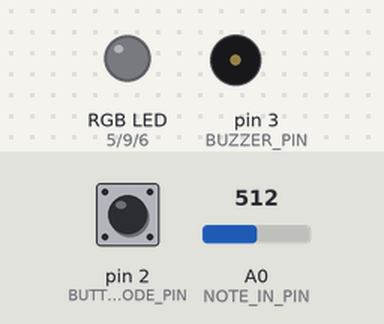
Simulated run of this sketch. Board: Arduino Uno, built with avr-gcc and run on an emulated ATmega328P. Shown: an RGB LED mixed from three pins (HIGH = lit), buzzer (waves = sounding). The test bench sets the inputs (shaded band); at power-on: pin 2 (BUTTON_MODE_PIN) LOW, A0 (NOTE_IN_PIN) = 512.

Above: at 1.8 s.
1.9 s: pin 2 (BUTTON_MODE_PIN) pulled HIGH for 0.6 s
At 2.9 s:
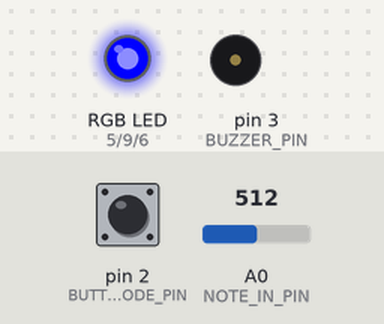
5.0 s: pin 2 (BUTTON_MODE_PIN) pulled HIGH for 1 s
At 5.9 s:
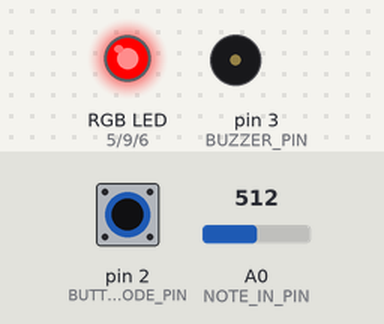
8.0 s: pin 2 (BUTTON_MODE_PIN) pulled HIGH for 0.6 s
At 8.9 s:
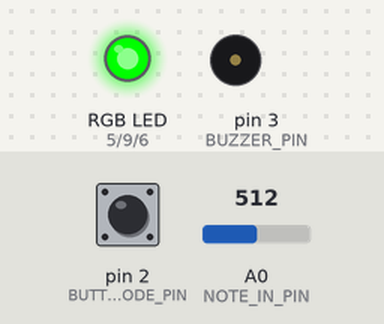
11.0 s: pin 2 (BUTTON_MODE_PIN) pulled HIGH for 3.2 s
At 12.3 s:
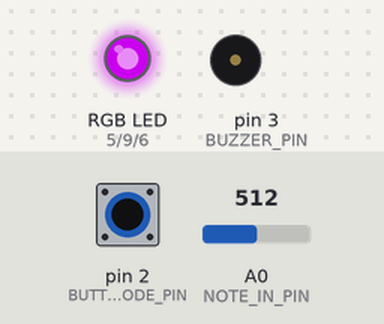
15.7 s: A0 (NOTE_IN_PIN) set to 0
At 16.7 s:
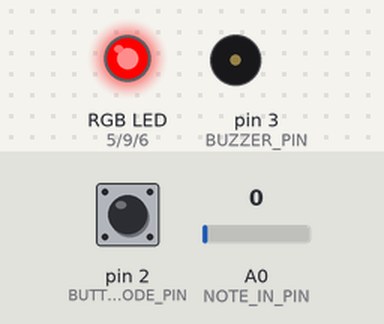
17.2 s: A0 (NOTE_IN_PIN) set to 26
At 17.85 s:
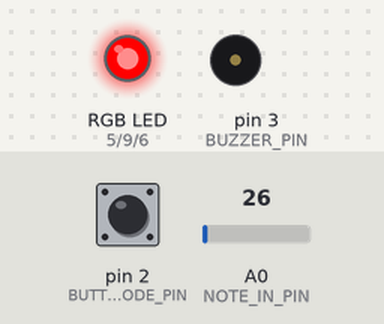
Timing chart, 0 to 21.2 s (numbered marks = the images above; inputs shaded):
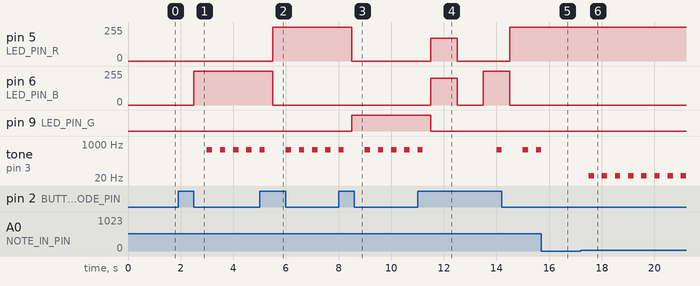

Measured:
- after the input at 1.9 s, pin 6 (LED_PIN_B): 0/255 → 255/255 after 0.60 s; tone on pin 3 (BUZZER_PIN): alternates 512 Hz for 0.20 s and silent for 0.30 s, starting after 1.1 s
- after the input at 5.0 s, pin 5 (LED_PIN_R): 0/255 → 255/255 after 0.50 s; pin 6 (LED_PIN_B): 255/255 → 0/255 after 0.50 s
- after the input at 8.0 s, pin 5 (LED_PIN_R): 255/255 → 0/255 after 0.50 s; pin 9 (LED_PIN_G): LOW → HIGH after 0.50 s
- after the input at 11.0 s, pin 5 (LED_PIN_R): 0/255 → 170/255 after 0.50 s, → 0/255 1.0 s later, → 255/255 2.0 s later; pin 6 (LED_PIN_B): 0/255 → 200/255 after 0.50 s, → 0/255 1.0 s later, → 255/255 1.0 s later, → 0/255 1.0 s later; pin 9 (LED_PIN_G): HIGH → LOW after 0.50 s
- after the input at 15.7 s, tone on pin 3 (BUZZER_PIN): goes on until 15.7 s, then stays silent
- after the input at 17.2 s, tone on pin 3 (BUZZER_PIN): alternates 26 Hz for 0.20 s and silent for 0.30 s, starting after 0.31 s

The sketch:

RobertoGutierrez_ButtonMode_EtudeThree.ino
```cpp
/**********************ETUDE 2 CART 360 2017*******************************
 * WELCOME!
 * THE PURPOSE OF THIS EXERCISE IS TO DESIGN A VERY SIMPLE KEYBOARD (5 KEYS)
 * WHICH ALLOWS YOU TO PLAY LIVE, RECORD, AND PLAYBACK SINGLE NOTES (NO CHORDS).
 * THERE WILL BE A BUTTON WHICH WHEN PRESSED WILL TAKE THE USER TO THE NEXT MODE:
 * THERE ARE 5 POSSIBLE MODES
 * 0 ==  reset    ==   led off == also resets
 * 1 ==  live     ==   led BLUE
 * 2 ==  record   ==   led RED
 * 3 ==  play     ==   led GREEN
 * 4 ==  looper   ==   led PURPLE
 *
 * ADDITIONALLY - WHEN THE USER CHANGES MODE,
 * THE RGB LED WILL CHANGE COLOR (ACCORDING TO THE SPECIFICATIONS)

 * PLEASE FOLLOW THE INSTRUCTIONS IN THE COMMENTS:
 * DO NOT ADD ANY MORE FUNCTION DEFINITIONS
 * ONLY IMPLEMENT THE FUNCTION DEFINITIONS SUPPLIED
 * THERE IS NO NEED TO ADD ANY NEW VARIABLES OR CONSTANTS
 * PROVIDE COMMENTS FOR ANY OF THE CODE IMPLEMENTED
 * GOOD LUCK!
 */
/**** CONSTANTS ********************************************************/

#define BUTTON_MODE_PIN 2 // Button to change the mode

// constants for RGB LED
#define LED_PIN_R 5 // R PIN
#define LED_PIN_G 9 // G PIN
#define LED_PIN_B 6 // B PIN

// constant for note in (button-resistor ladder on breadboard)
# define NOTE_IN_PIN A0

//constant for max number of notes in array
#define MAX_NOTES 16

// a constant for duration
const int duration = 200;

// constant for pin to output for buzzer
#define BUZZER_PIN 3 // PWM

/******** VARIABLES *****************************************************/
// counter for how many notes we have
int countNotes = 0;
int mode = 0; // start at off
// array to hold the notes played (for record/play mode)
int notes [MAX_NOTES];

/*************************************************************************/


/**********************SETUP() DO NOT CHANGE*******************************/
// Declare pin mode for the single digital input
void setup()
{
  pinMode(BUTTON_MODE_PIN, INPUT);
}

/**********************LOOP() DO NOT CHANGE *******************************
 * INSTRUCTIONS:
 * There is NO NEED to change the loop - it establishes the flow of the program
 * We call here 3 functions repeatedly:
 * 1: chooseMode(): this function will determine the mode that your program is in
 * based on if the button (linked to the BUTTON_MODE_PIN) was pressed
 * 2: setRGB(): will set the color of the RGB LED based on the value of the mode variable
 * 3: selectMode(): will determine which function to call based on the value of the mode variable

**************************************************************************/
void loop()
{
  chooseMode();
  setRGB();
  selectMode();
}
/******************CHOOSEMODE(): IMPLEMENT *********************************
 * INSTRUCTIONS:
 * Read the value from the Button (linked to the BUTTON_MODE_PIN) and
 * if is being pressed then change the mode variable.
 * REMEMBER:
 * mode == 0 is reset
 * mode == 1 is live
 * mode == 2 is record
 * mode == 3 is play
 * mode == 4 is loopMode
 * Every time the user presses the button, the program will go to the next mode,
 * once it reaches 4, it should go back to mode == 0.
 * (i.e. if mode ==2 and we press, then mode ==3) ...
**************************************************************************/
void chooseMode(){
  if(digitalRead(BUTTON_MODE_PIN)) {
    if(mode == 0){
      mode = 1;
      delay (500);
    } else if(mode == 1){
      mode = 2;
      delay (500);
    } else if(mode == 2){
      mode = 3;
      delay (500);
    } else if(mode == 3){
      mode = 4;
      delay (500);
    } else if(mode == 4){
      mode = 0;
      delay (500);
    }
    /* a lot of else and if statements in order to change
    modes depending on the current mode when the button is
    pressed */
  }
}

/******************SETRGB(): IMPLEMENT *********************************
 * INSTRUCTIONS:
 * Depending on the value of the mode variable:
 * if the mode is 0 - RGB LED IS OFF
 * if the mode is 1 - RGB LED IS BLUE
 * if mode is 2 - RGB LED IS RED
 * if mode is 3 - RGB LED IS GREEN
 * if mode is 4 - RGB LED iS PURPLE
 * YOU MUST USE A SWITCH CASE CONSTRUCT (NOT A SERIES OF IF / ELSE STATEMENTS
**************************************************************************/
void setRGB()
{
  if(mode == 0) {
    analogWrite(LED_PIN_R, 0);
    analogWrite(LED_PIN_G, 0);
    analogWrite(LED_PIN_B, 0); //no change, dont turn on LED
    delay (500);
  }
  else if(mode == 1) {
    analogWrite(LED_PIN_R, 0);
    analogWrite(LED_PIN_G, 0);
    analogWrite(LED_PIN_B, 255); //send signal to the Blue Pin
    delay (500);
  }
  else if(mode == 2) {
    analogWrite(LED_PIN_R, 255); //send signal to Red Pin
    analogWrite(LED_PIN_G, 0);
    analogWrite(LED_PIN_B, 0);
    delay (500);
  }

  else if(mode == 3) {
    analogWrite(LED_PIN_R, 0);
    analogWrite(LED_PIN_G, 255); //send signal to Green Pin
    analogWrite(LED_PIN_B, 0);
    delay (500);
  }

   else if(mode == 4) {
    analogWrite(LED_PIN_R, 170); //send signal to Red Pin
    analogWrite(LED_PIN_G, 0);
    analogWrite(LED_PIN_B, 200); //and Blue Pin to make Purple
    delay (500);
  }
}
/**********************SELECTMODE() DO NOT CHANGE *******************************
 * INSTRUCTIONS:
 * There is NO NEED to change this function - it selects WHICH function should run based on the mode variable
 * There are 4 possibilities
 * 1: reset(): this function will reset any arrays etc, and will do nothing else
 * 2: live(): this function will play the corresponding notes
 * to the user pressing the respective buttons.
 * NOTE:: the notes played are NOT stored
 * 3: record(): this function will play the corresponding notes
 * to the user pressing the respective buttons
 * AND will STORE up to 16 consecutive notes in an array.
 * 4: play(): this function will playback any notes stored in the array that were recorded
 * in the previous mode
 * 5: loopMode(): this function will playback any notes stored in the array that were recorded,
 * BUT unlike the previous mode, you can choose in which sequence the notes are played.
 * REQUIRED: only play notes from the array (no live stuff)

******************************************************************************/
void selectMode()
{
  if(mode == 0) {
    reset();
  }
  else if(mode == 1) {
    live();
  }
  else if(mode == 2) {
    record();
  }

  else if(mode == 3) {
    play();
  }

   else if(mode == 4) {
    looper();
  }
}
/******************RESET(): IMPLEMENT **************************************
 * INSTRUCTIONS:
 * this function should ensure that any notes recorded are no longer available
**************************************************************************/
void reset()
{
  for( int i = 0; i < countNotes;  ++i ){
    notes[i] = 0;
    }
    countNotes = 0;
    //set countNotes back to base/zero

}
/******************LIVE(): IMPLEMENT **************************************
 * INSTRUCTIONS:
 * this function will play the corresponding notes
 * to the user pressing the respective buttons
 * NOTE:: the notes played are NOT stored
 * SO: you need read in the input from the analog input (linked to the button-resistor ladder combo)
 * THEN - output the note to the buzzer using the tone() function
**************************************************************************/
void live()
{
   if(analogRead(NOTE_IN_PIN)){
   tone(BUZZER_PIN, analogRead(NOTE_IN_PIN), duration);
   }
}
/******************RECORD(): IMPLEMENT **********************************
 * INSTRUCTIONS:
 * this function will play the corresponding notes
 * to the user pressing the respective buttons
 * AND will STORE up to 16 consecutive notes in an array.
 * SO:you need read in the input from the analog input (linked to the button-resistor ladder combo)
 * AND - output the note to the buzzer using the tone() function
 * THEN store that note in the array  - BE CAREFUL - you can only allow for up to MAX_NOTES to be stored
**************************************************************************/
void record()
{
  if(countNotes < MAX_NOTES){
    if(analogRead(NOTE_IN_PIN)){
      tone(BUZZER_PIN, analogRead(NOTE_IN_PIN), duration);
      notes[countNotes] = analogRead(NOTE_IN_PIN);
      countNotes++;
      }
      //Play note based on resistor to buzzer and then subsequently
      //record the note to the array, as long as countNotes is less
      //than MAX_NOTES
  }
}
/******************PLAY(): IMPLEMENT ************************************
 * INSTRUCTIONS:
 * this function will playback any notes stored in the array that were recorded
 * in the previous mode
 * SO: you need to go through the array of values (be careful - the user may not have put in MAX_NOTES)
 * READ each value IN ORDER
 * AND output each note to the buzzer using the tone() function
 * ALSO: as long as we are in this mode, the notes are played over and over again
 * BE CAREFUL: make sure you allow for the user to get to another mode from the mode button...
**************************************************************************/
void play()
{
   for(int i = 0; i < countNotes; i++) {
    tone(BUZZER_PIN, notes[i], duration);
    }
    //Play the recorded notes back from the array.
}
/******************LOOPMODE(): IMPLEMENT *********************************
 * INSTRUCTIONS:
 * this function will playback any notes stored in the array that were recorded
 * in the previous mode
 * SO: you need to go through the array of values (be careful - the user may not have put in MAX_NOTES)
 * READ values IN ANY ORDERING (You MUST use the array - but you can determine your own sequence)
 * AND output each note to the buzzer using the tone() function
 * ALSO: as long as we are in this mode, the notes are played over and over again
 * BE CAREFUL: make sure you allow for the user to get to another mode from the mode button...
**************************************************************************/
void looper()
{
  //to choose which one to start from, must first record the
  //values of each of the Ladder resistor set
   if(analogRead(NOTE_IN_PIN)== 1023){
    for(int i = 0; i < countNotes; i++) {
      i = 1;
    tone(BUZZER_PIN, notes[i], duration);
    }
   }
}

/**************************************************************************/

/* PART03:
 *  The way the Resistor Ladder works to create different pitches
 *  is that when a button is pressed. The voltage is sent through
 *  it, from one side of the breadboard to the other, it then makes
 *  its way through all the resistors in its way from the button to
 *  the ground. Depending on what resistors are in the way as well
 *  as how many, the amount of voltage that makes it to the ground
 *  as well as the other sensors, is different. This particular
 *  voltage variable is probably used to make a specific pitch that
 *  corresponds to it.
 */
```
